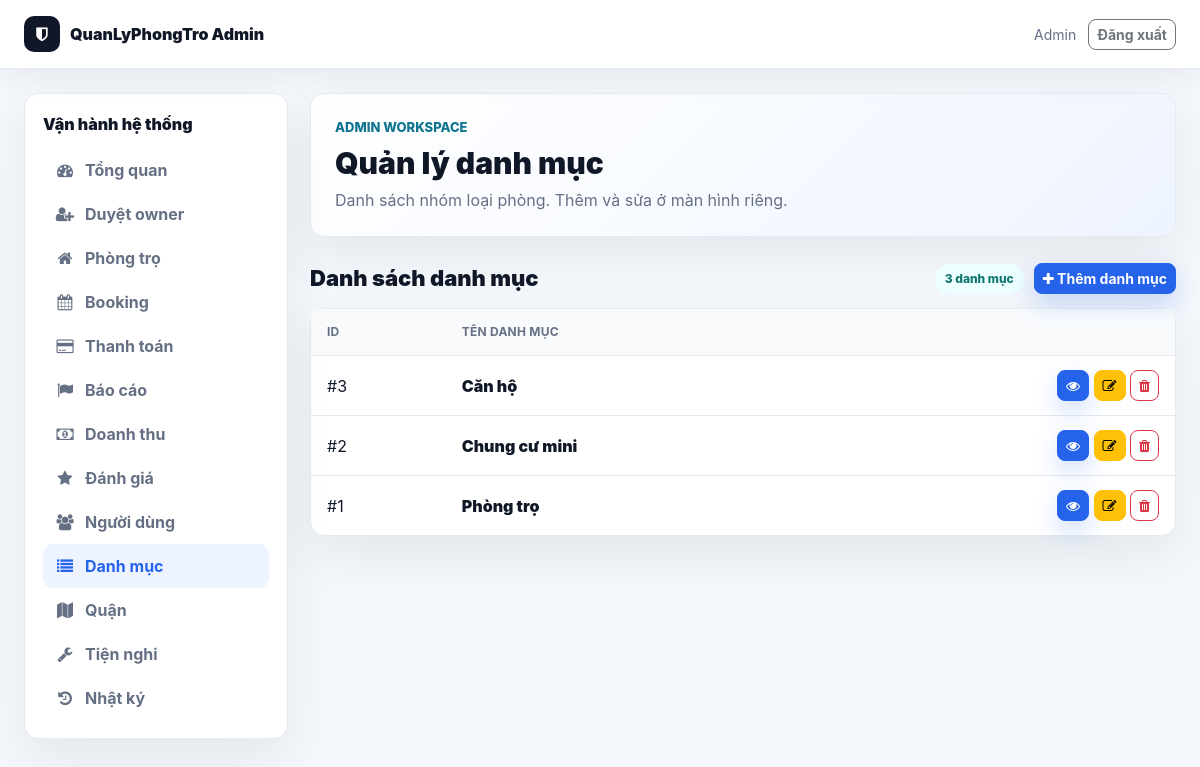
Page /public/admin/categories.php (signed in) on the committed database.
### tables this page shows
CREATE TABLE `categories` (
  `id` int(11) NOT NULL,
  `name` varchar(255) DEFAULT NULL
);

### public/admin_init.php (called while the page is built, shortened)
<?php
require_once __DIR__ . '/../config/database.php';
require_once __DIR__ . '/../core/Database.php';
require_once __DIR__ . '/../core/Category.php';
require_once __DIR__ . '/../app/controller/CategoryController.php';
require_once __DIR__ . '/../app/controller/ActivityLogController.php';
$db = new Database($conn);
?>

### app/controller/CategoryController.php (called while the page is built, shortened)
<?php
class CategoryController
{
    private $category;
    public function __construct($db, $activityLog = null)
    {
        $this->category = new Category($db);
    }
    public function listCategories()
    {
        $categories = $this->category->getAll();
        return ['categories' => $categories];
    }
}

### core/Category.php (called while the page is built, shortened)
<?php
class Category {
    private $db;
    public function __construct($database) {
        $this->db = $database;
    }
    public function getAll() {
        $sql = "SELECT * FROM categories ORDER BY name ASC";
        return $this->db->getRows($sql);
    }
}
?>

### core/Database.php (called while the page is built, shortened)
<?php
class Database {
    private $conn;
    public function __construct($connection) {
        $this->conn = $connection;
    }
    public function getRows($sql) {
        $result = $this->conn->query($sql);
        if ($result && $result->num_rows > 0) {
            $rows = [];
            while ($row = $result->fetch_assoc()) {
                $rows[] = $row;
            }
            return $rows;
        }
        return [];
    }
}
?>

### public/admin/categories.php (the view, shortened to what this page needs)
<?php
require_once __DIR__ . '/../admin_init.php';
require_once __DIR__ . '/layout.php';
$controller = new CategoryController($db, new ActivityLog($db));
$data = $controller->listCategories();
?>
<div class="wb-section-head">
    <h2>Danh sách danh mục</h2>
    <div class="wb-actions">
        <span class="wb-pill"><?php echo count($data['categories'] ?? []); ?> danh mục</span>
        <a href="<?php echo ADMIN_URL; ?>category_create.php" class="btn btn-primary btn-sm"><i class="fa fa-plus"></i> Thêm danh mục</a>
    </div>
</div>
<div class="wb-table-card">
    <?php if (!empty($data['categories'])): ?>
        <table class="wb-table">
            <thead><tr><th>ID</th><th>Tên danh mục</th><th></th></tr></thead>
            <tbody>
                <?php foreach ($data['categories'] as $category): ?>
                    <tr>
                        <td>#<?php echo (int)$category['id']; ?></td>
                        <td class="wb-title"><?php echo admin_e($category['name'] ?? ''); ?></td>
                        <td class="text-end">
                            <a href="<?php echo ADMIN_URL . 'category_detail.php?id=' . (int)$category['id']; ?>" class="btn btn-sm btn-primary"><i class="fa fa-eye"></i></a>
                            <a href="<?php echo ADMIN_URL . 'category_edit.php?id=' . (int)$category['id']; ?>" class="btn btn-sm btn-warning"><i class="fa fa-edit"></i></a>
                            <form method="POST" class="d-inline" onsubmit="return confirm('Xóa danh mục này?');">
                                <button type="submit" class="btn btn-sm btn-outline-danger"><i class="fa fa-trash"></i></button>
                            </form>
                        </td>
                    </tr>
                <?php endforeach; ?>
            </tbody>
        </table>
    <?php else: ?>
        <div class="wb-empty">Chưa có danh mục nào.</div>
    <?php endif; ?>
</div>

### public/assets/css/modern.css (style rules this page uses)
:root { --app-bg: #f4f7fb; --app-surface: #ffffff; --app-surface-soft: #f8fafc; --app-text: #172033; --app-muted: #667085; --app-border: #e5eaf2; --app-primary: #2563eb; --app-primary-dark: #1e40af; --app-accent: #14b8a6; --app-warning: #f59e0b; --app-danger: #dc2626; --app-success: #16a34a; --app-shadow: 0 14px 40px rgba(15, 23, 42, 0.08); --app-radius: 8px; }
body { background: var(--app-bg) !important; color: var(--app-text); font-family: "Inter", "Segoe UI", Arial, sans-serif !important; }
*, *::before, *::after { box-sizing: border-box; }
.btn, button, .btn-primary, .btn-view, .btn-search, .btn-cta { border-radius: var(--app-radius) !important; font-weight: 700; }
.btn-primary, .btn-view, .btn-search { background: var(--app-primary) !important; border-color: var(--app-primary) !important; box-shadow: 0 10px 24px rgba(37, 99, 235, 0.22); }

### public/assets/css/workbench.css (style rules this page uses)
:root { --wb-bg: #f4f7fb; --wb-surface: #ffffff; --wb-soft: #f8fafc; --wb-text: #101828; --wb-muted: #667085; --wb-border: #e5eaf2; --wb-primary: #2563eb; --wb-primary-dark: #1e40af; --wb-accent: #0e7490; --wb-success: #16a34a; --wb-warning: #f59e0b; --wb-danger: #dc2626; --wb-shadow: 0 18px 50px rgba(15, 23, 42, .07); }
body.workbench { min-height: 100vh; margin: 0; background: var(--wb-bg) !important; color: var(--wb-text); font-family: "Inter", "Segoe UI", Arial, sans-serif; }
.wb-sidebar, .wb-hero, .wb-card, .wb-table-card, .wb-list-card { background: var(--wb-surface); border: 1px solid var(--wb-border); border-radius: 14px; box-shadow: var(--wb-shadow); }
.wb-actions { display: flex; align-items: center; flex-wrap: wrap; gap: 10px; }
.wb-section-head { margin: 26px 0 14px; display: flex; align-items: center; justify-content: space-between; gap: 12px; }
.wb-section-head h2 { margin: 0; font-size: 22px; font-weight: 950; }
.wb-pill { display: inline-flex; align-items: center; gap: 6px; padding: 6px 10px; border-radius: 999px; background: #ecfeff; color: #0f766e; font-size: 12px; font-weight: 850; }
.wb-table { width: 100%; margin: 0; }
.wb-table th, .wb-table td { padding: 14px 16px; border-bottom: 1px solid var(--wb-border); vertical-align: middle; }
.wb-table th { color: var(--wb-muted); background: var(--wb-soft); font-size: 12px; text-transform: uppercase; letter-spacing: .02em; }
.wb-table tr:last-child td { border-bottom: 0; }
.wb-title { color: var(--wb-text); font-weight: 900; }

### rows in the picture
categories: id "3", name "Căn hộ"
categories: id "2", name "Chung cư mini"
categories: id "1", name "Phòng trọ"

### other values in the picture
admin_e(admin_current_name()) "Admin"
admin_e($item['label']) "Tổng quan"
admin_e($item['label']) "Duyệt owner"
admin_e($item['label']) "Phòng trọ"
admin_e($item['label']) "Booking"
admin_e($item['label']) "Thanh toán"
admin_e($item['label']) "Báo cáo"
admin_e($item['label']) "Doanh thu"
admin_e($item['label']) "Đánh giá"
admin_e($item['label']) "Người dùng"
admin_e($item['label']) "Danh mục"
admin_e($item['label']) "Quận"
admin_e($item['label']) "Tiện nghi"
admin_e($item['label']) "Nhật ký"
admin_e($title) "Quản lý danh mục"
